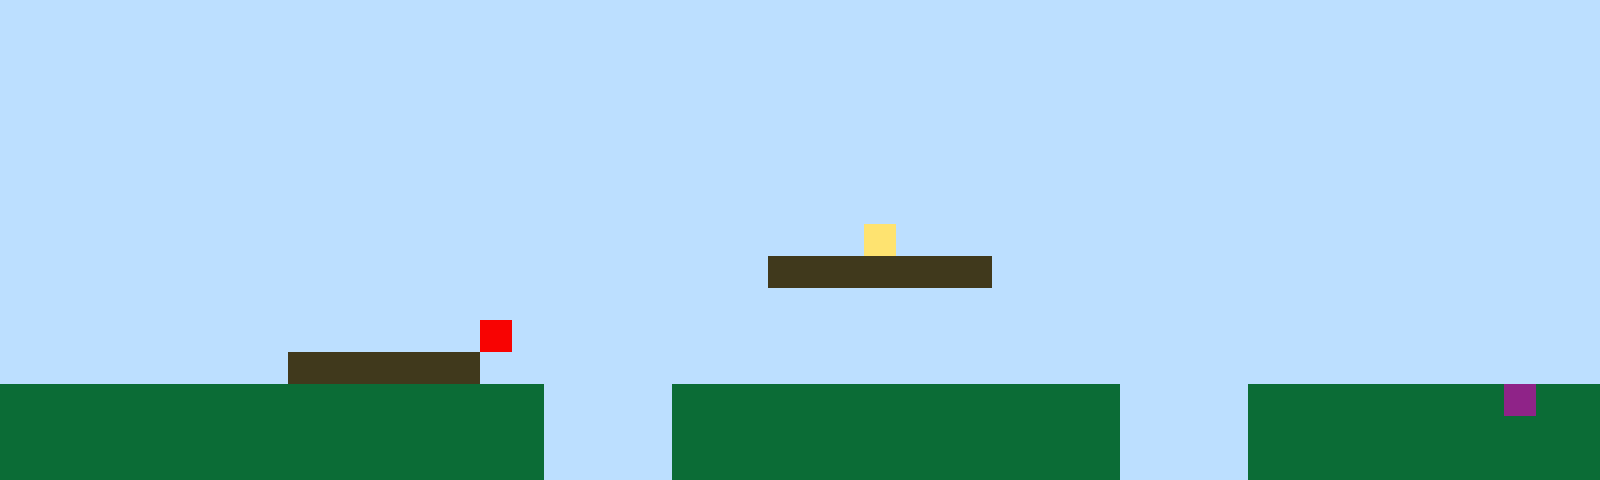

This is a level from a 2D game, rendered from its Tiled map with the project's own tilesets. A one-line summary and the complete map file follow:
An orthogonal 50x15 tile map with 32x32 px tiles, 1 tile layer (Tile Layer 1).

<map version="1.10" tiledversion="1.11.2" orientation="orthogonal" renderorder="right-up" width="50" height="15" tilewidth="32" tileheight="32" infinite="0" nextlayerid="2" nextobjectid="1"><editorsettings><export target="map1.csv" format="csv" /></editorsettings><tileset firstgid="1" name="sprites" tilewidth="32" tileheight="32" tilecount="6" columns="3"><image source="sprites.png" width="96" height="64" /></tileset><layer id="1" name="Tile Layer 1" width="50" height="15"><data encoding="csv">1,1,1,1,1,1,1,1,1,1,1,1,1,1,1,1,1,1,1,1,1,1,1,1,1,1,1,1,1,1,1,1,1,1,1,1,1,1,1,1,1,1,1,1,1,1,1,1,1,1,1,1,1,1,1,1,1,1,1,1,1,1,1,1,1,1,1,1,1,1,1,1,1,1,1,1,1,1,1,1,1,1,1,1,1,1,1,1,1,1,1,1,1,1,1,1,1,1,1,1,1,1,1,1,1,1,1,1,1,1,1,1,1,1,1,1,1,1,1,1,1,1,1,1,1,1,1,1,1,1,1,1,1,1,1,1,1,1,1,1,1,1,1,1,1,1,1,1,1,1,1,1,1,1,1,1,1,1,1,1,1,1,1,1,1,1,1,1,1,1,1,1,1,1,1,1,1,1,1,1,1,1,1,1,1,1,1,1,1,1,1,1,1,1,1,1,1,1,1,1,1,1,1,1,1,1,1,1,1,1,1,1,1,1,1,1,1,1,1,1,1,1,1,1,1,1,1,1,1,1,1,1,1,1,1,1,1,1,1,1,1,1,1,1,1,1,1,1,1,1,1,1,1,1,1,1,1,1,1,1,1,1,1,1,1,1,1,1,1,1,1,1,1,1,1,1,1,1,1,1,1,1,1,1,1,1,1,1,1,1,1,1,1,1,1,1,1,1,1,1,1,1,1,1,1,1,1,1,1,1,1,1,1,1,1,1,1,1,1,1,1,1,1,1,1,1,1,1,1,1,1,1,1,1,1,1,1,1,1,1,1,1,1,1,1,1,1,1,1,1,1,1,1,1,1,1,1,1,1,1,1,1,1,1,1,1,1,1,1,1,1,1,1,1,1,1,1,4,1,1,1,1,1,1,1,1,1,1,1,1,1,1,1,1,1,1,1,1,1,1,1,1,1,1,1,1,1,1,1,1,1,1,1,1,1,1,1,1,1,1,1,1,1,1,3,3,3,3,3,3,3,1,1,1,1,1,1,1,1,1,1,1,1,1,1,1,1,1,1,1,1,1,1,1,1,1,1,1,1,1,1,1,1,1,1,1,1,1,1,1,1,1,1,1,1,1,1,1,1,1,1,1,1,1,1,1,1,1,1,1,1,1,1,1,1,1,1,1,1,1,1,1,1,1,1,1,1,1,1,1,1,1,1,1,1,5,1,1,1,1,1,1,1,1,1,1,1,1,1,1,1,1,1,1,1,1,1,1,1,1,1,1,1,1,1,1,1,1,1,1,1,1,1,1,1,1,1,1,1,3,3,3,3,3,3,1,1,1,1,1,1,1,1,1,1,1,1,1,1,1,1,1,1,1,1,1,1,1,1,1,1,1,1,1,1,1,1,1,1,1,2,2,2,2,2,2,2,2,2,2,2,2,2,2,2,2,2,1,1,1,1,2,2,2,2,2,2,2,2,2,2,2,2,2,2,1,1,1,1,2,2,2,2,2,2,2,2,6,2,2,2,2,2,2,2,2,2,2,2,2,2,2,2,2,2,2,2,1,1,1,1,2,2,2,2,2,2,2,2,2,2,2,2,2,2,1,1,1,1,2,2,2,2,2,2,2,2,2,2,2,2,2,2,2,2,2,2,2,2,2,2,2,2,2,2,2,2,1,1,1,1,2,2,2,2,2,2,2,2,2,2,2,2,2,2,1,1,1,1,2,2,2,2,2,2,2,2,2,2,2</data></layer></map>
